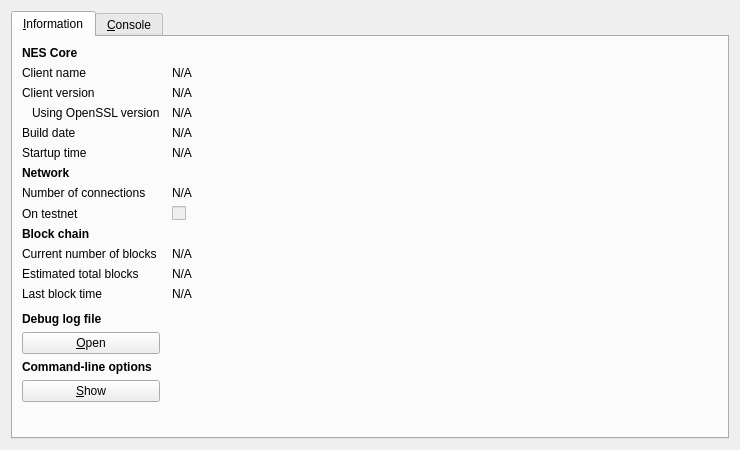
<?xml version="1.0" encoding="UTF-8"?>
<ui version="4.0">
 <class>RPCConsole</class>
 <widget class="QDialog" name="RPCConsole">
  <property name="geometry">
   <rect>
    <x>0</x>
    <y>0</y>
    <width>740</width>
    <height>450</height>
   </rect>
  </property>
  <property name="windowTitle">
   <string>NES - Debug window</string>
  </property>
  <layout class="QVBoxLayout" name="verticalLayout_2">
   <item>
    <widget class="QTabWidget" name="tabWidget">
     <property name="currentIndex">
      <number>0</number>
     </property>
     <widget class="QWidget" name="tab_info">
      <attribute name="title">
       <string>&amp;Information</string>
      </attribute>
      <layout class="QGridLayout" name="gridLayout" columnstretch="0,1">
       <property name="horizontalSpacing">
        <number>12</number>
       </property>
       <item row="0" column="0">
        <widget class="QLabel" name="label_9">
         <property name="font">
          <font>
           <weight>75</weight>
           <bold>true</bold>
          </font>
         </property>
         <property name="text">
          <string>NES Core</string>
         </property>
        </widget>
       </item>
       <item row="1" column="0">
        <widget class="QLabel" name="label_5">
         <property name="text">
          <string>Client name</string>
         </property>
        </widget>
       </item>
       <item row="1" column="1">
        <widget class="QLabel" name="clientName">
         <property name="cursor">
          <cursorShape>IBeamCursor</cursorShape>
         </property>
         <property name="text">
          <string>N/A</string>
         </property>
         <property name="textFormat">
          <enum>Qt::PlainText</enum>
         </property>
         <property name="textInteractionFlags">
          <set>Qt::LinksAccessibleByMouse|Qt::TextSelectableByKeyboard|Qt::TextSelectableByMouse</set>
         </property>
        </widget>
       </item>
       <item row="2" column="0">
        <widget class="QLabel" name="label_6">
         <property name="text">
          <string>Client version</string>
         </property>
        </widget>
       </item>
       <item row="2" column="1">
        <widget class="QLabel" name="clientVersion">
         <property name="cursor">
          <cursorShape>IBeamCursor</cursorShape>
         </property>
         <property name="text">
          <string>N/A</string>
         </property>
         <property name="textFormat">
          <enum>Qt::PlainText</enum>
         </property>
         <property name="textInteractionFlags">
          <set>Qt::LinksAccessibleByMouse|Qt::TextSelectableByKeyboard|Qt::TextSelectableByMouse</set>
         </property>
        </widget>
       </item>
       <item row="3" column="0">
        <widget class="QLabel" name="label_14">
         <property name="text">
          <string>Using OpenSSL version</string>
         </property>
         <property name="indent">
          <number>10</number>
         </property>
        </widget>
       </item>
       <item row="3" column="1">
        <widget class="QLabel" name="openSSLVersion">
         <property name="cursor">
          <cursorShape>IBeamCursor</cursorShape>
         </property>
         <property name="text">
          <string>N/A</string>
         </property>
         <property name="textFormat">
          <enum>Qt::PlainText</enum>
         </property>
         <property name="textInteractionFlags">
          <set>Qt::LinksAccessibleByMouse|Qt::TextSelectableByKeyboard|Qt::TextSelectableByMouse</set>
         </property>
        </widget>
       </item>
       <item row="4" column="0">
        <widget class="QLabel" name="label_12">
         <property name="text">
          <string>Build date</string>
         </property>
        </widget>
       </item>
       <item row="4" column="1">
        <widget class="QLabel" name="buildDate">
         <property name="cursor">
          <cursorShape>IBeamCursor</cursorShape>
         </property>
         <property name="text">
          <string>N/A</string>
         </property>
         <property name="textFormat">
          <enum>Qt::PlainText</enum>
         </property>
         <property name="textInteractionFlags">
          <set>Qt::LinksAccessibleByMouse|Qt::TextSelectableByKeyboard|Qt::TextSelectableByMouse</set>
         </property>
        </widget>
       </item>
       <item row="5" column="0">
        <widget class="QLabel" name="label_13">
         <property name="text">
          <string>Startup time</string>
         </property>
        </widget>
       </item>
       <item row="5" column="1">
        <widget class="QLabel" name="startupTime">
         <property name="cursor">
          <cursorShape>IBeamCursor</cursorShape>
         </property>
         <property name="text">
          <string>N/A</string>
         </property>
         <property name="textFormat">
          <enum>Qt::PlainText</enum>
         </property>
         <property name="textInteractionFlags">
          <set>Qt::LinksAccessibleByMouse|Qt::TextSelectableByKeyboard|Qt::TextSelectableByMouse</set>
         </property>
        </widget>
       </item>
       <item row="6" column="0">
        <widget class="QLabel" name="label_11">
         <property name="font">
          <font>
           <weight>75</weight>
           <bold>true</bold>
          </font>
         </property>
         <property name="text">
          <string>Network</string>
         </property>
        </widget>
       </item>
       <item row="7" column="0">
        <widget class="QLabel" name="label_7">
         <property name="text">
          <string>Number of connections</string>
         </property>
        </widget>
       </item>
       <item row="7" column="1">
        <widget class="QLabel" name="numberOfConnections">
         <property name="cursor">
          <cursorShape>IBeamCursor</cursorShape>
         </property>
         <property name="text">
          <string>N/A</string>
         </property>
         <property name="textFormat">
          <enum>Qt::PlainText</enum>
         </property>
         <property name="textInteractionFlags">
          <set>Qt::LinksAccessibleByMouse|Qt::TextSelectableByKeyboard|Qt::TextSelectableByMouse</set>
         </property>
        </widget>
       </item>
       <item row="8" column="0">
        <widget class="QLabel" name="label_8">
         <property name="text">
          <string>On testnet</string>
         </property>
        </widget>
       </item>
       <item row="8" column="1">
        <widget class="QCheckBox" name="isTestNet">
         <property name="enabled">
          <bool>false</bool>
         </property>
         <property name="text">
          <string/>
         </property>
        </widget>
       </item>
       <item row="9" column="0">
        <widget class="QLabel" name="label_10">
         <property name="font">
          <font>
           <weight>75</weight>
           <bold>true</bold>
          </font>
         </property>
         <property name="text">
          <string>Block chain</string>
         </property>
        </widget>
       </item>
       <item row="10" column="0">
        <widget class="QLabel" name="label_3">
         <property name="text">
          <string>Current number of blocks</string>
         </property>
        </widget>
       </item>
       <item row="10" column="1">
        <widget class="QLabel" name="numberOfBlocks">
         <property name="cursor">
          <cursorShape>IBeamCursor</cursorShape>
         </property>
         <property name="text">
          <string>N/A</string>
         </property>
         <property name="textFormat">
          <enum>Qt::PlainText</enum>
         </property>
         <property name="textInteractionFlags">
          <set>Qt::LinksAccessibleByMouse|Qt::TextSelectableByKeyboard|Qt::TextSelectableByMouse</set>
         </property>
        </widget>
       </item>
       <item row="11" column="0">
        <widget class="QLabel" name="label_4">
         <property name="text">
          <string>Estimated total blocks</string>
         </property>
        </widget>
       </item>
       <item row="11" column="1">
        <widget class="QLabel" name="totalBlocks">
         <property name="cursor">
          <cursorShape>IBeamCursor</cursorShape>
         </property>
         <property name="text">
          <string>N/A</string>
         </property>
         <property name="textFormat">
          <enum>Qt::PlainText</enum>
         </property>
         <property name="textInteractionFlags">
          <set>Qt::LinksAccessibleByMouse|Qt::TextSelectableByKeyboard|Qt::TextSelectableByMouse</set>
         </property>
        </widget>
       </item>
       <item row="12" column="0">
        <widget class="QLabel" name="label_2">
         <property name="text">
          <string>Last block time</string>
         </property>
        </widget>
       </item>
       <item row="12" column="1">
        <widget class="QLabel" name="lastBlockTime">
         <property name="cursor">
          <cursorShape>IBeamCursor</cursorShape>
         </property>
         <property name="text">
          <string>N/A</string>
         </property>
         <property name="textFormat">
          <enum>Qt::PlainText</enum>
         </property>
         <property name="textInteractionFlags">
          <set>Qt::LinksAccessibleByMouse|Qt::TextSelectableByKeyboard|Qt::TextSelectableByMouse</set>
         </property>
        </widget>
       </item>
       <item row="13" column="0">
        <spacer name="verticalSpacer_2">
         <property name="orientation">
          <enum>Qt::Vertical</enum>
         </property>
         <property name="sizeHint" stdset="0">
          <size>
           <width>20</width>
           <height>20</height>
          </size>
         </property>
        </spacer>
       </item>
       <item row="14" column="0">
        <widget class="QLabel" name="labelDebugLogfile">
         <property name="font">
          <font>
           <weight>75</weight>
           <bold>true</bold>
          </font>
         </property>
         <property name="text">
          <string>Debug log file</string>
         </property>
        </widget>
       </item>
       <item row="15" column="0">
        <widget class="QPushButton" name="openDebugLogfileButton">
         <property name="toolTip">
          <string>Open the NES debug log file from the current data directory. This can take a few seconds for large log files.</string>
         </property>
         <property name="text">
          <string>&amp;Open</string>
         </property>
         <property name="autoDefault">
          <bool>false</bool>
         </property>
        </widget>
       </item>
       <item row="16" column="0">
        <widget class="QLabel" name="labelCLOptions">
         <property name="font">
          <font>
           <weight>75</weight>
           <bold>true</bold>
          </font>
         </property>
         <property name="text">
          <string>Command-line options</string>
         </property>
        </widget>
       </item>
       <item row="17" column="0">
        <widget class="QPushButton" name="showCLOptionsButton">
         <property name="toolTip">
          <string>Show the NES-Qt help message to get a list with possible NES command-line options.</string>
         </property>
         <property name="text">
          <string>&amp;Show</string>
         </property>
         <property name="autoDefault">
          <bool>false</bool>
         </property>
        </widget>
       </item>
       <item row="18" column="0">
        <spacer name="verticalSpacer">
         <property name="orientation">
          <enum>Qt::Vertical</enum>
         </property>
         <property name="sizeHint" stdset="0">
          <size>
           <width>20</width>
           <height>40</height>
          </size>
         </property>
        </spacer>
       </item>
      </layout>
     </widget>
     <widget class="QWidget" name="tab_console">
      <attribute name="title">
       <string>&amp;Console</string>
      </attribute>
      <layout class="QVBoxLayout" name="verticalLayout_3">
       <property name="spacing">
        <number>3</number>
       </property>
       <item>
        <widget class="QTextEdit" name="messagesWidget">
         <property name="minimumSize">
          <size>
           <width>0</width>
           <height>100</height>
          </size>
         </property>
         <property name="readOnly">
          <bool>true</bool>
         </property>
         <property name="tabKeyNavigation" stdset="0">
          <bool>false</bool>
         </property>
         <property name="columnCount" stdset="0">
          <number>2</number>
         </property>
        </widget>
       </item>
       <item>
        <layout class="QHBoxLayout" name="horizontalLayout">
         <property name="spacing">
          <number>3</number>
         </property>
         <item>
          <widget class="QLabel" name="label">
           <property name="text">
            <string notr="true">&gt;</string>
           </property>
          </widget>
         </item>
         <item>
          <widget class="QLineEdit" name="lineEdit"/>
         </item>
         <item>
          <widget class="QPushButton" name="clearButton">
           <property name="maximumSize">
            <size>
             <width>24</width>
             <height>24</height>
            </size>
           </property>
           <property name="toolTip">
            <string>Clear console</string>
           </property>
           <property name="text">
            <string/>
           </property>
           <property name="icon">
            <iconset resource="../bitcoin.qrc">
             <normaloff>:/icons/remove</normaloff>:/icons/remove</iconset>
           </property>
           <property name="shortcut">
            <string notr="true">Ctrl+L</string>
           </property>
           <property name="autoDefault">
            <bool>false</bool>
           </property>
          </widget>
         </item>
        </layout>
       </item>
      </layout>
     </widget>
    </widget>
   </item>
  </layout>
 </widget>
 <resources>
  <include location="../bitcoin.qrc"/>
 </resources>
 <connections/>
</ui>
